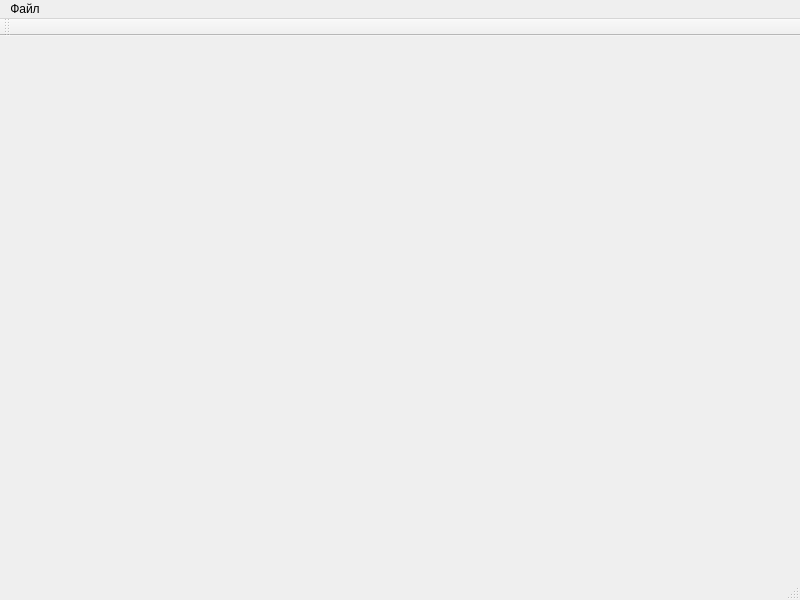
<?xml version="1.0" encoding="UTF-8"?>
<ui version="4.0">
 <class>MainWindow</class>
 <widget class="QMainWindow" name="MainWindow">
  <property name="geometry">
   <rect>
    <x>0</x>
    <y>0</y>
    <width>800</width>
    <height>600</height>
   </rect>
  </property>
  <property name="windowTitle">
   <string>MainWindow</string>
  </property>
  <widget class="QWidget" name="centralWidget"/>
  <widget class="QMenuBar" name="menuBar">
   <property name="geometry">
    <rect>
     <x>0</x>
     <y>0</y>
     <width>800</width>
     <height>21</height>
    </rect>
   </property>
   <widget class="QMenu" name="menu">
    <property name="title">
     <string>Файл</string>
    </property>
    <addaction name="action"/>
   </widget>
   <addaction name="menu"/>
  </widget>
  <widget class="QToolBar" name="mainToolBar">
   <attribute name="toolBarArea">
    <enum>TopToolBarArea</enum>
   </attribute>
   <attribute name="toolBarBreak">
    <bool>false</bool>
   </attribute>
  </widget>
  <widget class="QStatusBar" name="statusBar"/>
  <action name="action">
   <property name="text">
    <string>Открыть файл запросов</string>
   </property>
  </action>
 </widget>
 <layoutdefault spacing="6" margin="11"/>
 <resources/>
 <connections/>
</ui>
